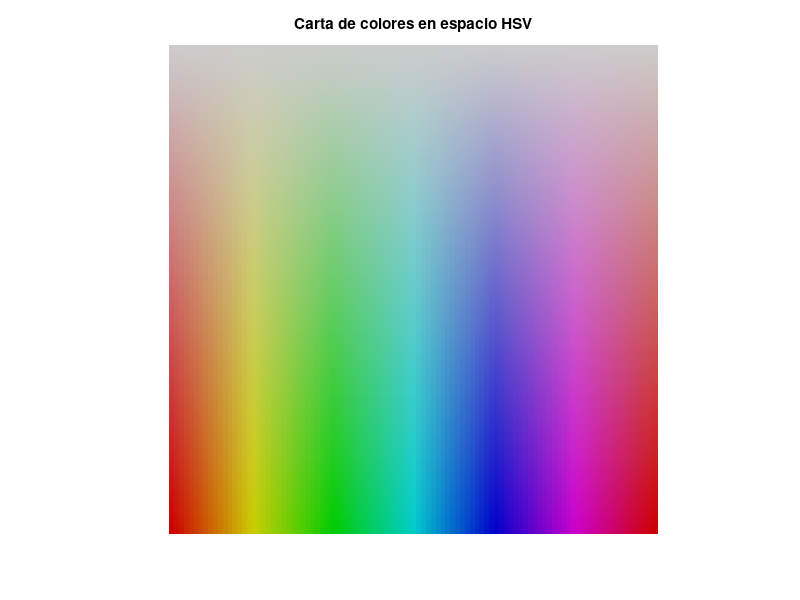

The MATLAB script that drew this image:
V = 0.8;

[H, S] = meshgrid(0:0.01:1, 0:0.01:1);

% Creamos la matriz tridimensional con los 3 canales
HSV = cat(3, H, S, V * ones(size(H)));

% Convertir la imagen del espacio HSV al espacio RGB
RGB = hsv2rgb(HSV);

% Carta de colores
imshow(RGB);
title('Carta de colores en espacio HSV');
